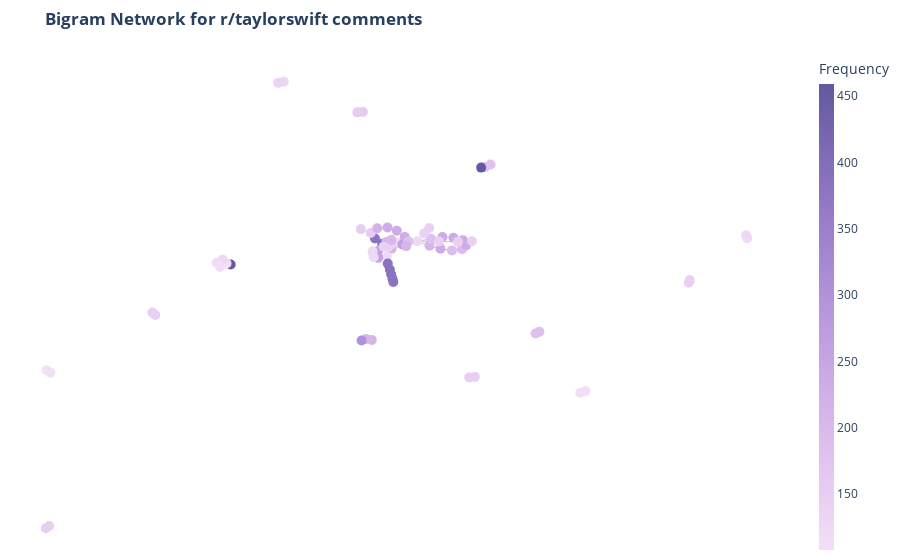

Source (notebook cell):
### Code cell
import networkx as nx
import pandas as pd
import plotly.graph_objects as go

# Create a graph object
G = nx.Graph()

# Add nodes and edges to the graph
for i, row in filtered_bigram_data.iterrows():
    word1 = row["word1"]
    word2 = row["word2"]
    count = row["count"]
    G.add_node(word1, count=count)  # Store count as node attribute
    G.add_node(word2, count=count)  # Store count as node attribute
    G.add_edge(word1, word2, weight=count)

# Define node positions using a layout algorithm
pos = nx.spring_layout(G, seed=42)

# Create edge traces
edge_x = []
edge_y = []
for edge in G.edges():
    x0, y0 = pos[edge[0]]
    x1, y1 = pos[edge[1]]
    edge_x.extend([x0, x1, None])
    edge_y.extend([y0, y1, None])

edge_trace = go.Scatter(
    x=edge_x,
    y=edge_y,
    line=dict(width=0.5, color="#888"),
    hoverinfo="none",
    mode="lines"
)

# Create node traces with varying colors based on count and display count on hover
node_x = []
node_y = []
node_text = []
node_color = []  # List to store node colors
for node in G.nodes():
    x, y = pos[node]
    node_x.append(x)
    node_y.append(y)
    node_text.append(f"{node}<br>Count: {G.nodes[node]['count']}")  # Include count in hover text
    node_color.append(G.nodes[node]["count"])  # Get the count attribute for color

node_trace = go.Scatter(
    x=node_x,
    y=node_y,
    mode="markers",
    hoverinfo="text",  # Show hover text with node name and count
    text=node_text,
    marker=dict(
        size=10,
        color=node_color,  # Set node color based on count
        colorscale="purp",  
        colorbar=dict(
            thickness=15,
            title="Frequency",
            xanchor="left"
        )
    )
)

# Create a figure and set background color to grey
fig = go.Figure(
    data=[edge_trace, node_trace],
    layout=go.Layout(
        title="<b>Bigram Network for r/taylorswift comments</b>",
        font=dict(size=12),
        showlegend=False,
        hovermode="closest",
        margin=dict(b=0, l=0, r=0, t=50),  # Adjust the top margin to make room for the title
        xaxis=dict(showgrid=False, zeroline=False, visible=False),  # Hide x-axis
        yaxis=dict(showgrid=False, zeroline=False, visible=False),  # Hide y-axis
        plot_bgcolor="white",
    )
)

# Save the plot
fig.write_html("Users/cs2046/fall-2023-reddit-project-team-21/plots/bigram_plot.html")

# Display the plot
fig.show()

### Figure 1 — Plotly figure (JSON) as saved in the notebook; plotly's stock layout.template omitted (floating-point values rounded to 4 significant figures; data arrays with more than 128 entries replaced by an {"elided": "..."} marker saying what was removed)
{"data": [{"hoverinfo": "none", "line": {"color": "#888", "width": 0.5}, "mode": "lines", "type": "scatter", "x": {"elided": "213 float values"}, "y": {"elided": "213 float values"}}, {"hoverinfo": "text", "marker": {"color": [182, 459, 455, 111, 384, 384, 211, 153, 122, 383, 383, 383, 383, 383, 211, 302, 123, 232, 257, 257, 257, 142, 257, 123, 235, 192, 232, 232, 192, 232, 211, 232, 232, 182, 232, 215, 206, 182, 211, 211, 145, 202, 185, 185, 182, 155, 155, 153, 151, 151, 142, 150, 150, 148, 148, 144, 144, 122, 142, 143, 142, 142, 142, 134, 134, 130, 122, 122, 122, 115, 111, 111, 111, 108, 108], "colorbar": {"thickness": 15, "title": {"text": "Frequency"}, "xanchor": "left"}, "colorscale": [[0, "rgb(243, 224, 247)"], [0.1667, "rgb(228, 199, 241)"], [0.3333, "rgb(209, 175, 232)"], [0.5, "rgb(185, 152, 221)"], [0.6667, "rgb(159, 130, 206)"], [0.8333, "rgb(130, 109, 186)"], [1, "rgb(99, 88, 159)"]], "size": 10}, "mode": "markers", "text": ["taylor<br>Count: 182", "swift<br>Count: 459", "feel<br>Count: 455", "like<br>Count: 111", "action<br>Count: 384", "perform<br>Count: 384", "automatically<br>Count: 211", "bot<br>Count: 153", "please<br>Count: 122", "contact<br>Count: 383", "moderator<br>Count: 383", "question<br>Count: 383", "concern<br>Count: 383", "subredditmessagecomposetortaylorswift<br>Count: 383", "dont<br>Count: 211", "think<br>Count: 302", "post<br>Count: 123", "approve<br>Count: 232", "modmail<br>Count: 257", "message<br>Count: 257", "ask<br>Count: 257", "thread<br>Count: 142", "iswhy<br>Count: 257", "remove<br>Count: 123", "manual<br>Count: 235", "approval<br>Count: 192", "low<br>Count: 232", "effort<br>Count: 232", "list<br>Count: 192", "tired<br>Count: 232", "undergo<br>Count: 211", "view<br>Count: 232", "amp<br>Count: 232", "topicshttpswwwredditcomrtaylorswiftwikitiredtopics<br>Count: 182", "rule<br>Count: 232", "herehttpswwwredditcomrtaylorswiftwikiindexrules<br>Count: 215", "discussion<br>Count: 206", "welcome<br>Count: 182", "temporarily<br>Count: 211", "know<br>Count: 211", "need<br>Count: 145", "general<br>Count: 202", "get<br>Count: 185", "ticket<br>Count: 185", "version<br>Count: 182", "red<br>Count: 155", "tv<br>Count: 155", "thank<br>Count: 153", "im<br>Count: 151", "sure<br>Count: 151", "theory<br>Count: 142", "music<br>Count: 150", "video<br>Count: 150", "cruel<br>Count: 148", "summer<br>Count: 148", "make<br>Count: 144", "sense<br>Count: 144", "megathread<br>Count: 122", "rsongacronymbotrsongacronymbot<br>Count: 142", "feedback<br>Count: 143", "reply<br>Count: 142", "delete<br>Count: 142", "comment<br>Count: 142", "folklore<br>Count: 134", "evermore<br>Count: 134", "sound<br>Count: 130", "month<br>Count: 122", "first<br>Count: 122", "time<br>Count: 122", "look<br>Count: 115", "wild<br>Count: 111", "dream<br>Count: 111", "seem<br>Count: 111", "could<br>Count: 108", "mean<br>Count: 108"], "type": "scatter", "x": [0.1732, 0.1653, -0.3, -0.3076, -0.03196, -0.01844, -0.001182, -0.03969, -0.009865, -0.008196, -0.004341, 0.0005647, 0.002141, -0.001945, -0.04841, -0.05684, 0.01207, 0.02336, -0.02598, -0.03417, -0.02631, -0.007016, 0.01898, 0.04665, 0.08966, 0.1111, 0.1138, 0.09332, 0.1297, 0.1374, 0.06942, 0.008602, 0.1313, 0.0721, -0.008637, -0.02776, -0.01071, 0.03007, 0.0263, -0.0379, -0.0008167, -0.001516, 0.2735, 0.2663, 0.1827, -0.06458, -0.05422, -0.05823, -0.6372, -0.6432, -0.01578, 0.1535, 0.1433, -0.4454, -0.44, 0.5528, 0.5508, -0.03638, 0.1223, 0.1481, 0.06882, 0.0594, 0.08694, -0.2015, -0.2117, -0.3145, -0.03442, 0.6575, 0.6593, -0.3257, 0.359, 0.3493, -0.3199, -0.6348, -0.6418], "y": [0.3618, 0.3591, -0.005954, -0.002033, 0.09199, 0.07197, 0.0532, 0.1129, 0.02409, -0.002724, -0.02488, -0.05947, -0.07209, -0.04305, -0.287, -0.2924, 0.07624, 0.09734, 0.01891, 0.02994, 0.0451, 0.05997, 0.06923, 0.08134, 0.05329, 0.04711, 0.09494, 0.09773, 0.05164, 0.0661, 0.06485, 0.1213, 0.08566, 0.09084, 0.1332, 0.1303, 0.07916, 0.08113, 0.06326, -0.2902, 0.07191, 0.08666, -0.2591, -0.2658, 0.3707, 0.5673, 0.5687, 0.1273, -0.9913, -1, 0.06116, -0.4297, -0.4322, -0.1872, -0.1964, -0.06453, -0.07513, 0.0435, 0.07921, 0.0814, 0.1317, 0.1106, 0.08078, 0.6826, 0.6784, 0.01202, 0.02135, 0.1046, 0.09332, 0.0006954, -0.4829, -0.4895, -0.01507, -0.4141, -0.4046]}], "layout": {"autosize": true, "font": {"size": 12}, "hovermode": "closest", "margin": {"b": 0, "l": 0, "r": 0, "t": 50}, "plot_bgcolor": "white", "showlegend": false, "title": {"text": "<b>Bigram Network for r/taylorswift comments</b>"}, "xaxis": {"autorange": true, "range": [-0.7265, 0.7426], "showgrid": false, "type": "linear", "visible": false, "zeroline": false}, "yaxis": {"autorange": true, "range": [-1.137, 0.8199], "showgrid": false, "type": "linear", "visible": false, "zeroline": false}}}
